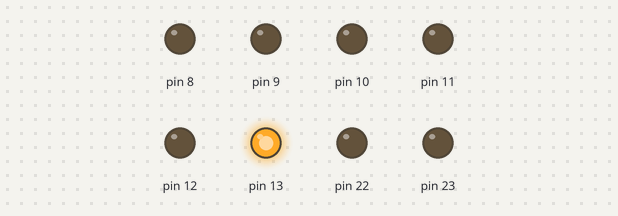
A sketch run on a simulated Arduino Uno, built with avr-gcc and run on an emulated ATmega328P. Shown: output pins drawn as LEDs (lit = HIGH).

Above: at 2.5 s.
At 7.0 s:
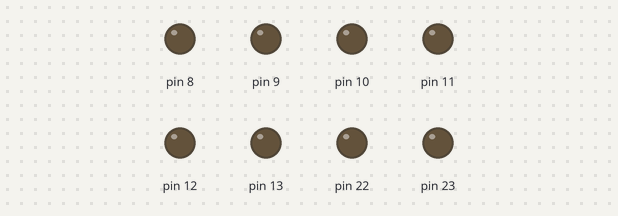
Timing chart, 0 to 11.7 s (numbered marks = the images above):
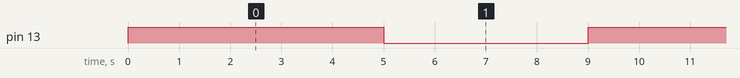

Measured:
- by itself, pin 13: alternates HIGH for 5.0 s and LOW for 4.0 s

The sketch:

Blink_led_Binary.ino
```cpp
#include <util/delay.h>
#include<avr/io.h>

int main(void)
{
  DDRB=0xFF;
  Serial.begin(9600);
  while(1)
  {
    PORTB=0b00100000;
    _delay_ms(5000);
    PORTB=0b0000000;
    _delay_ms(1000);
    PORTB=0b00000000;
    _delay_ms(1000);
    PORTB=0b00000000;
    _delay_ms(2000);

    //z = PORTB;
    //Serial.println(z);

  }
  return 0;
}
```
